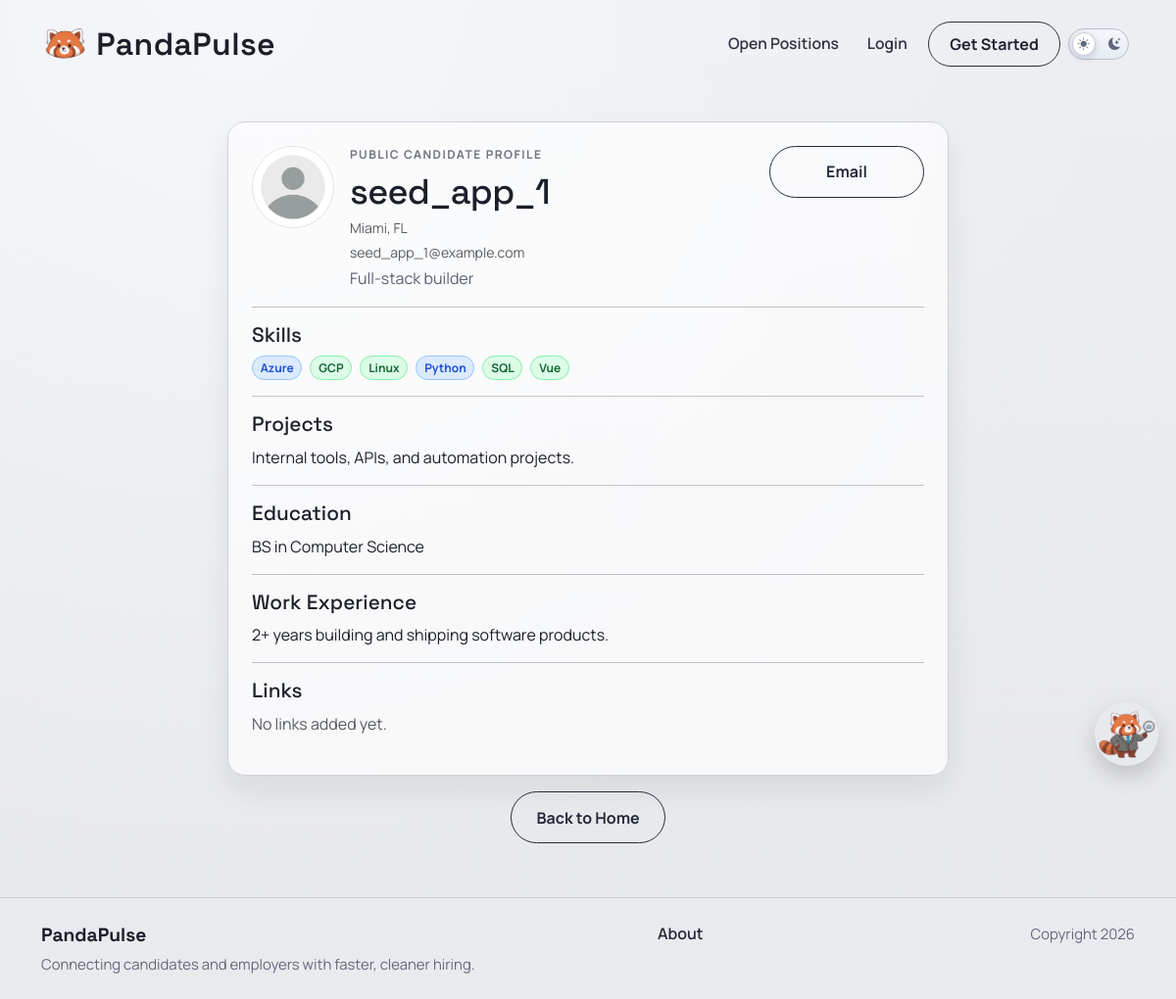
/accounts/profile/seed_app_1/, run on the app's committed database.
### accounts/models.py (models this page shows, shortened)
class Profile(models.Model):
    class AccountType(models.TextChoices):
        APPLICANT = "APPLICANT", "Job Applicant"
        EMPLOYER = "EMPLOYER", "Employer"
    user = models.OneToOneField(settings.AUTH_USER_MODEL, on_delete=models.CASCADE, related_name="profile")
    last_activity = models.DateTimeField(null=True, blank=True)
    is_typing = models.BooleanField(default=False)
    last_typing_update = models.DateTimeField(null=True, blank=True)
    account_type = models.CharField(
        max_length=20,
        choices=AccountType.choices,
        default=AccountType.APPLICANT
    )
    profile_picture = models.ImageField(
        upload_to="profile_pics/",
        blank=True,
        null=True
    )
    resume_file = models.FileField(
        upload_to="profile_resumes/",
        blank=True,
        null=True,
    )
    headline = models.CharField(max_length=120, blank=True)
    skills = models.CharField(max_length=300, blank=True)
    education = models.TextField(blank=True)
    work_experience = models.TextField(blank=True)
    location = models.CharField(max_length=255, blank=True)
    address_line_1 = models.CharField(max_length=255, blank=True)
    address_line_2 = models.CharField(max_length=255, blank=True)
    city = models.CharField(max_length=100, blank=True)
    state = models.CharField(max_length=100, blank=True)
    postal_code = models.CharField(max_length=20, blank=True)
    country = models.CharField(max_length=100, blank=True, default="United States")
    projects = models.TextField(blank=True)
    parsed_resume_skills = models.TextField(blank=True)
    company_name = models.CharField(max_length=120, blank=True)
    company_website = models.URLField(blank=True)
    company_description = models.TextField(blank=True)
    company_culture = models.TextField(blank=True)
    company_perks = models.TextField(blank=True)
    visible_to_recruiters = models.BooleanField(
        default=True,
        help_text="Allow recruiters to view your profile."
    )
    show_headline = models.BooleanField(default=True)
    show_skills = models.BooleanField(default=True)
    show_education = models.BooleanField(default=True)
    show_work_experience = models.BooleanField(default=True)
    show_links = models.BooleanField(default=True)
    hide_email_from_employers = models.BooleanField(default=False)
    created_at = models.DateTimeField(auto_now_add=True)
    @property
    def profile_picture_or_default_url(self):
        if self.profile_picture:
            return self.profile_picture.url
        return f"{settings.MEDIA_URL}profile_pics/default-icon.png"
    @property
    def location_city_state(self):
        city = (self.city or "").strip()
        state = (self.state or "").strip()
        if city and state:
            return f"{city}, {state}"

### accounts/views.py (the view)
# urls.py: path("profile/<str:username>/", views.public_profile, name="accounts.public_profile"),
def public_profile(request, username):
    User = get_user_model()
    user = get_object_or_404(User, username=username)
    profile, _ = Profile.objects.get_or_create(user=user)
    is_owner = request.user.is_authenticated and request.user == user
    if profile.account_type != Profile.AccountType.APPLICANT or (not is_owner and not profile.visible_to_recruiters):
        raise Http404("Profile not available.")
    if is_owner:
        default_back_url = (
            reverse("jobposts.dashboard")
            if profile.account_type == Profile.AccountType.EMPLOYER
            else reverse("apply:application_status")
        )
        default_back_label = "Dashboard"
    else:
        default_back_url = (
            reverse("accounts.candidate_search")
            if request.user.is_authenticated
            else reverse("home.index")
        )
        default_back_label = "Find Candidates" if request.user.is_authenticated else "Home"
    return render(
        request,
        "accounts/public_profile.html",
        {
            "template_data": {
                "title": f"{user.username} Profile",
                "profile": profile,
                "public_view": True,
                "is_owner": is_owner,
                "has_links": profile.links.exists(),
                "skill_badges": build_skill_badges_for_applicant(user),
                "current_url": current_request_url(request),
                "back_navigation": build_back_navigation(
                    request,
                    default_back_url,
                    default_label=default_back_label,
                ),
            }
        },
    )

### accounts/context_processors.py (called while the page is built)
def can_post_job(request):
    if not request.user.is_authenticated:
        return {"can_post_job": False}
    is_employer = Profile.objects.filter(
        user=request.user,
        account_type=Profile.AccountType.EMPLOYER,
    ).exists()
    return {"can_post_job": is_employer}

### interviews/services.py (called while the page is built)
def normalize_skill_token(raw_value):
    return " ".join(str(raw_value or "").split()).strip().lower()

def parse_skill_tokens(raw_value):
    return split_skills_csv(raw_value)

### project2/navigation.py (called while the page is built)
def safe_local_navigation_url(request, candidate_url):
    candidate_url = (candidate_url or "").strip()
    if not candidate_url:
        return ""
    if not url_has_allowed_host_and_scheme(
        candidate_url,
        allowed_hosts={request.get_host()},
        require_https=request.is_secure(),
    ):
        return ""
    parsed = urlsplit(candidate_url)
    safe_url = parsed.path or "/"
    if parsed.query:
        safe_url = f"{safe_url}?{parsed.query}"
    if parsed.fragment:
        safe_url = f"{safe_url}#{parsed.fragment}"
    return safe_url

def current_request_url(request):
    return safe_local_navigation_url(request, request.get_full_path()) or "/"

def navigation_label_for_url(url, default_label="Dashboard"):
    parsed = urlsplit((url or "").strip())
    path = parsed.path or "/"
    query = parse_qs(parsed.query)
    try:
        match = resolve(path)
    except Resolver404:
        return default_label
    if match.view_name == "jobposts.dashboard":
        tab = (query.get("tab") or [""])[0]
        return DASHBOARD_TAB_LABELS.get(tab, "Dashboard")
    return VIEW_LABELS.get(match.view_name, default_label)

### project2/skills.py (called while the page is built)
def _clean_skill_token(raw_value):
    return " ".join((raw_value or "").strip().split())

def _build_skill_display_lookup(custom_skills=None):
    lookup = dict(_DEFAULT_SKILL_DISPLAY_LOOKUP)
    skills = get_custom_skill_options() if custom_skills is None else custom_skills
    for skill in skills:
        normalized = _clean_skill_token(skill)
        if not normalized:
            continue
        key = normalized.lower()
        if key in lookup:
            continue
        lookup[key] = normalized
    return lookup

def get_skill_display_lookup():
    return _build_skill_display_lookup()

def _skill_option_model():
    try:
        return apps.get_model("accounts", "SkillOption")
    except (LookupError, ValueError):
        return None

### accounts/templates/accounts/public_profile.html (shortened to what this page needs)
{% extends 'base.html' %}
{% load static %}
{% block content %}
<section class="page-shell">
  <div class="container">
    <div class="row justify-content-center">
      <div class="col-md-10 col-lg-8">
        <div class="surface-card">
          <div class="d-flex justify-content-between align-items-start gap-3 flex-wrap">
            <div class="d-flex align-items-start gap-3 flex-grow-1">
              <div class="flex-shrink-0">
                <img src="{{ template_data.profile.profile_picture_or_default_url }}" alt="Profile picture" class="rounded-circle border" style="width:84px;height:84px;object-fit:cover;">
              </div>
              <div class="flex-grow-1">
                <p class="page-kicker mb-2">Public candidate profile</p>
                <h1 class="page-title page-title-sm mb-1">{{ template_data.profile.user.get_username }}</h1>
                {% if template_data.is_owner %}
                  {% if template_data.profile.location %}<p class="small text-muted mb-1">{{ template_data.profile.location }}</p>{% endif %}
                {% else %}
                  {% if template_data.profile.location_city_state %}<p class="small text-muted mb-1">{{ template_data.profile.location_city_state }}</p>{% endif %}
                {% endif %}
                {% if template_data.profile.user.email and template_data.is_owner %}
                  <p class="small text-muted mb-1">{{ template_data.profile.user.email }}</p>
                {% elif template_data.profile.user.email and not template_data.profile.hide_email_from_employers %}
                  <p class="small text-muted mb-1">{{ template_data.profile.user.email }}</p>
                {% endif %}
                {% if template_data.profile.show_headline and template_data.profile.headline %}<p class="surface-copy mb-0">{{ template_data.profile.headline }}</p>{% endif %}
              </div>
            </div>
            <div class="text-md-end">
              {% if template_data.is_owner %}
                <a class="secondary-btn" href="{% url 'accounts.profile_edit' %}?return_to={{ template_data.current_url|urlencode }}">Edit</a>
              {% elif template_data.profile.user.email and not template_data.profile.hide_email_from_employers %}
                <a href="{% url 'accounts.email_candidate' template_data.profile.id %}?return_to={{ template_data.current_url|urlencode }}" class="secondary-btn">Email</a>
              {% endif %}
            </div>
          </div>
          <hr>
          {% if template_data.profile.show_skills %}
          <h5 class="surface-title">Skills</h5>
          {% if template_data.skill_badges %}
            <div class="d-flex flex-wrap gap-2">
              {% for skill in template_data.skill_badges %}
                <span
                  class="badge rounded-pill skill-indicator {% if skill.endorsed %}is-endorsed{% else %}is-default{% endif %}"
                  {% if skill.endorsed_by %}
                    title="Endorsed by {{ skill.endorsed_by }}"
                    data-bs-toggle="tooltip"
                    data-bs-placement="top"
                    data-bs-custom-class="endorsement-tooltip"
                    data-bs-title="Endorsed by {{ skill.endorsed_by }}"
                  {% endif %}
                >
                  {{ skill.name }}
                </span>
              {% endfor %}
            </div>
          {% else %}
            <p class="text-muted">No skills added yet.</p>
          {% endif %}
          <hr>
          {% endif %}
          {% if template_data.profile.projects %}
          <h5 class="surface-title">Projects</h5>
          <p style="white-space: pre-wrap;">{{ template_data.profile.projects }}</p>
          <hr>
          {% endif %}
          {% if template_data.profile.show_education %}
          <h5 class="surface-title">Education</h5>
          {% if template_data.profile.education %}<p style="white-space: pre-wrap;">{{ template_data.profile.education }}</p>{% else %}<p class="text-muted">No education added yet.</p>{% endif %}
          <hr>
          {% endif %}
          {% if template_data.profile.show_work_experience %}
          <h5 class="surface-title">Work Experience</h5>
          {% if template_data.profile.work_experience %}<p style="white-space: pre-wrap;">{{ template_data.profile.work_experience }}</p>{% else %}<p class="text-muted">No work experience added yet.</p>{% endif %}
          <hr>
          {% endif %}
          {% if template_data.profile.show_links %}
          <h5 class="surface-title">Links</h5>
          {% if template_data.has_links %}
            <ul class="mb-0">
              {% for link in template_data.profile.links.all %}
              <li>{% if link.label %}<b>{{ link.label }}:</b> {% endif %}<a href="{{ link.url }}" target="_blank" rel="noopener noreferrer">{{ link.url }}</a></li>
              {% endfor %}
            </ul>
          {% else %}
            <p class="text-muted">No links added yet.</p>
          {% endif %}
          {% endif %}
          </div>
        <div class="text-center mt-3">
          <a href="{{ template_data.back_navigation.url }}" class="secondary-btn">{{ template_data.back_navigation.text }}</a>
        </div>
      </div>
    </div>
  </div>
</section>
{% endblock content %}

### project2/static/css/style.css (style rules this page uses)
:root { --bg-base: #e7e8eb; --ink: #1c1f29; --ink-muted: #515662; --line: #c3c8d0; --panel: #9fc3df; --panel-2: #c8deef; }
* { box-sizing: border-box; }
body { margin: 0; min-height: 100vh; font-family: "Manrope", sans-serif; color: var(--ink); background: radial-gradient(circle at 20% 0%, #f5f7fb 0%, rgba(245, 247, 251, 0.3) 38%, transparent 65%), linear-gradient(180deg, #eceef2 0%, var(--bg-base) 100%); }
.primary-btn, .secondary-btn, .danger-btn { display: inline-flex; align-items: center; justify-content: center; text-decoration: none; border-radius: 999px; font-weight: 700; padding: 0.85rem 1.55rem; min-width: 158px; transition: transform 0.22s ease, box-shadow 0.22s ease, background 0.22s ease; }
.secondary-btn { border: 1.3px solid #252b3b; color: #252b3b; }
.page-shell { padding: 2.1rem 0 3.4rem; }
.page-title { font-family: "Space Grotesk", sans-serif; font-size: clamp(2rem, 4.8vw, 3.2rem); letter-spacing: -0.02em; margin-bottom: 0.7rem; }
.page-title-sm { font-size: clamp(1.65rem, 3.5vw, 2.25rem); }
.page-kicker { text-transform: uppercase; letter-spacing: 0.12em; font-size: 0.75rem; font-weight: 700; color: #6f7480; }
.surface-card { background: rgba(255, 255, 255, 0.68); border: 1px solid #cfd3da; border-radius: 18px; padding: 1.5rem; box-shadow: 0 14px 30px rgba(18, 23, 36, 0.08); }
.surface-title { font-family: "Space Grotesk", sans-serif; font-size: 1.3rem; margin-bottom: 0.55rem; }
.surface-copy { color: #596071; line-height: 1.55; }
.skill-indicator { display: inline-flex; align-items: center; justify-content: center; text-align: center; line-height: 1.2; }
.skill-indicator.is-default, .endorsement-chip { background: #dcfce7; color: #166534; border: 1px solid #86efac; }
.skill-indicator.is-endorsed { background: #dbeafe; color: #1d4ed8; border: 1px solid #93c5fd; }

### project2/static/mascot/panda.css (style rules this page uses)
:root { --panda-size: 65px; --panda-z: 9999; --panda-shadow: 0 10px 25px rgba(0, 0, 0, .18); --panda-gap: 10px; --panda-bubble-bg: rgba(0, 0, 0, .82); --panda-bubble-color: #fff; --panda-bubble-radius: 12px; --panda-bubble-font: 12px; --panda-bubble-pad-y: 10px; --panda-bubble-pad-x: 30px; --panda-bubble-maxw: 350px; }

### data on the page
Profile: profile.user.get_username "seed_app_1", profile.location_city_state "Miami, FL", profile.user.email "seed_app_1@example.com", profile.headline "Full-stack builder", profile.projects "Internal tools, APIs, and automation projects.", profile.education "BS in Computer Science", profile.work_experience "2+ years building and shipping software products."

### other printed values
{{ skill.name }} "Azure" "GCP" "Linux" "Python" "SQL" "Vue"
{{ template_data.back_navigation.text }} "Back to Home"
